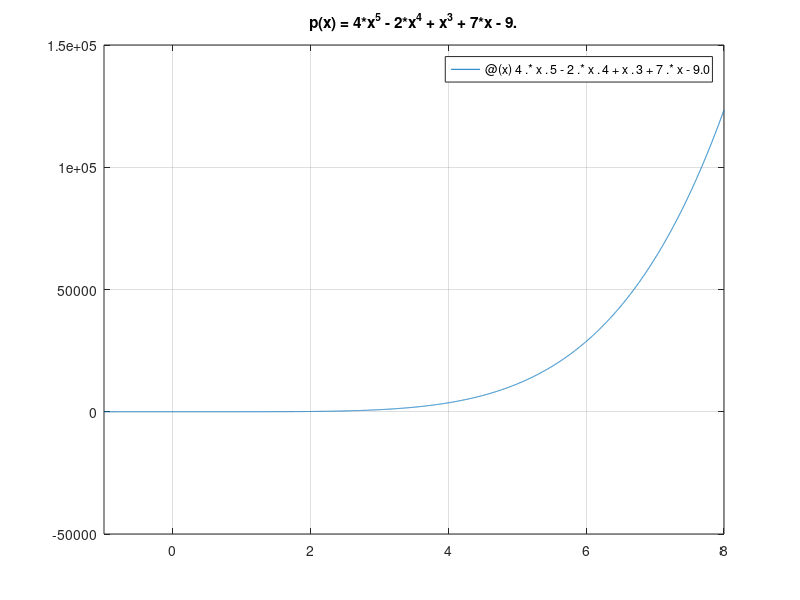
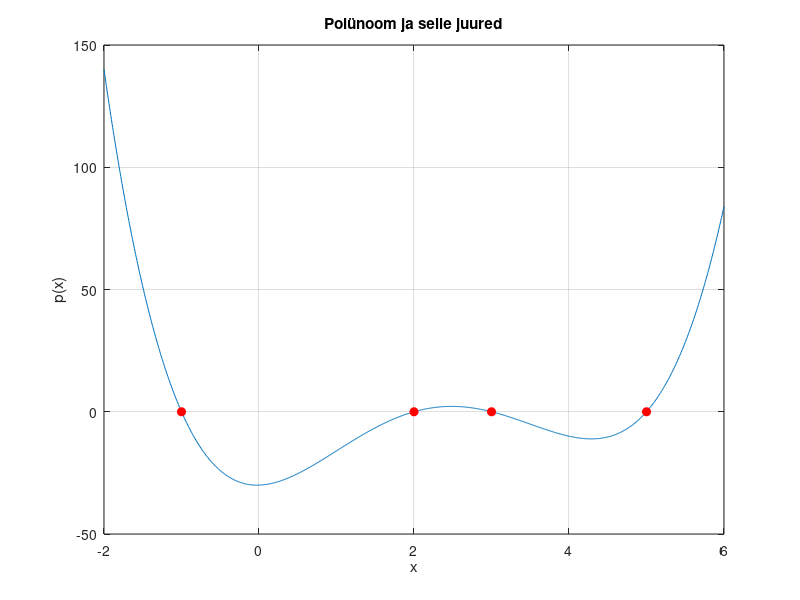
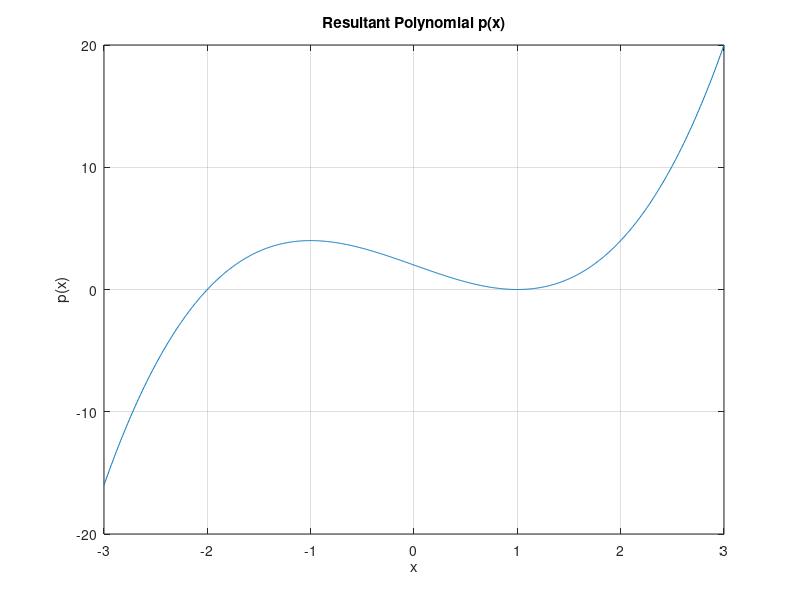
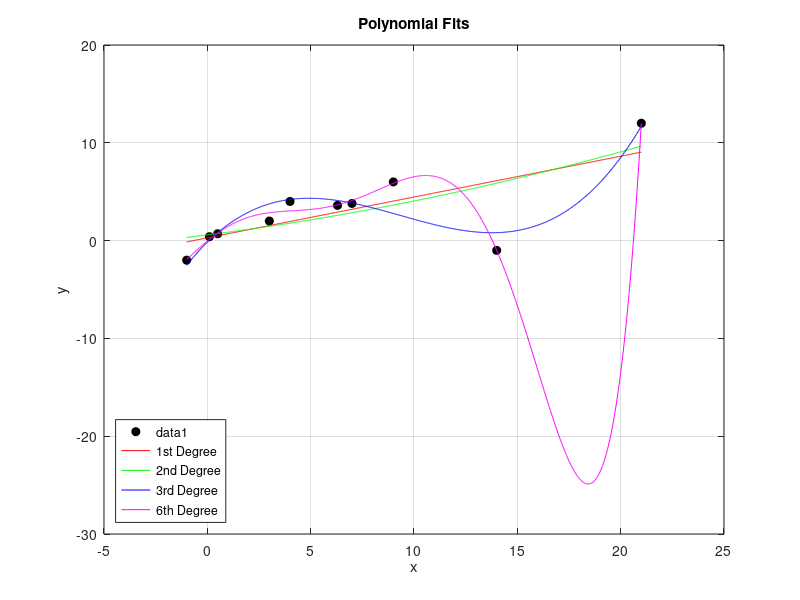

The MATLAB script that drew these images, in order:
clc
clear

fprintf("Ülesanne 1.\n")
p = @(x) 4.*x.^5 - 2.*x.^4 + x.^3 + 7.*x - 9.0;

fprintf("a)\n")
x = [0, 6];
disp(p(x))

fprintf("b) Funktsiooni p(x) graafik\n")
figure(1)
fplot(p, [-1, 8])
title("p(x) = 4*x^5 - 2*x^4 + x^3 + 7*x - 9.")
grid on

fprintf("\nÜlesanne 2.\n")
% p(x) = x^2 − x − 12
coef = [1, -1, -12];
r = roots(coef);
disp(r)

fprintf("\nÜlesanne 3.\n")

roots = [-1, 3, 2, 5];
% Polynomial with specified roots or characteristic polynomial
p = poly(roots);
x = linspace(min(roots)-1, max(roots)+1, 1000);
% Polynomial evaluation
y = polyval(p, x);

figure(2);
plot(x, y);
hold on;

% Plot the roots
plot(roots, zeros(size(roots)), 'ro', 'MarkerSize', 6, 'MarkerFaceColor', 'r');

xlabel('x');
ylabel('p(x)');
title('Polünoom ja selle juured');
grid on;
hold off;

fprintf("\nÜlesanne 4.\n")

% Define the polynomials
p1 = [1 -2 1]; % Coefficients of p1(x) = x^2 - 2x + 1
p2 = [1 2];    % Coefficients of p2(x) = x + 2

% Convolution and polynomial multiplication
p = conv(p1, p2);
%{
MATLABi funktsioon conv() teostab konvolutsiooni, 
mis on matemaatiline operatsioon, mida kasutatakse 
sageli signaalitöötluses ja polünoomide korrutamisel. 
Kui kasutame conv() funktsiooni kahe vektori puhul, 
mis esindavad polünoomi koefitsiente, siis see on 
samaväärne nende polünoomide korrutamisega.
%}

% Display the resultant polynomial coefficients
disp('Resultant polynomial coefficients:');
disp(p);

% Define the range for x values for plotting
x = linspace(-3, 3, 1000);

% Evaluate the polynomial at each x value
y = polyval(p, x);

% Plot the polynomial
figure(3);
plot(x, y);
xlabel('x');
ylabel('p(x)');
title('Resultant Polynomial p(x)');
grid on;

fprintf("\nÜlesanne 5.\n")

x = [-1, 0.1, 0.5, 3, 4, 6.3,   7, 9, 14, 21];
y = [-2, 0.4, 0.7, 2, 4, 3.6, 3.8, 6, -1, 12];

% a) Fit a first-degree polynomial
p1 = polyfit(x, y, 1);

% b) Fit a second-degree polynomial
p2 = polyfit(x, y, 2);

% c) Fit a third-degree polynomial
p3 = polyfit(x, y, 3);

% d) Fit a sixth-degree polynomial
p6 = polyfit(x, y, 6);

% Define the range for x values for plotting
x_fit = linspace(min(x), max(x), 1000);

% Evaluate the polynomials at each x value
y1 = polyval(p1, x_fit);
y2 = polyval(p2, x_fit);
y3 = polyval(p3, x_fit);
y6 = polyval(p6, x_fit);

% Plot the data points and the fitted polynomials
figure(4);
plot(x, y, 'ko', 'MarkerFaceColor', 'k'); % Data points
hold on;
plot(x_fit, y1, 'r-', 'DisplayName', '1st Degree');
plot(x_fit, y2, 'g-', 'DisplayName', '2nd Degree');
plot(x_fit, y3, 'b-', 'DisplayName', '3rd Degree');
plot(x_fit, y6, 'm-', 'DisplayName', '6th Degree');
xlabel('x');
ylabel('y');
title('Polynomial Fits');
legend( "Location", "southwest");
grid on;
hold off;

% e) Find the polynomial value at x = 3.5 for 2nd and 6th degree polynomials
x_val = 3.5;
y_val_p2 = polyval(p2, x_val);
y_val_p6 = polyval(p6, x_val);

% Display the results
disp(['Value of 2nd degree polynomial at x = 3.5: ', num2str(y_val_p2)]);
disp(['Value of 6th degree polynomial at x = 3.5: ', num2str(y_val_p6)]);
